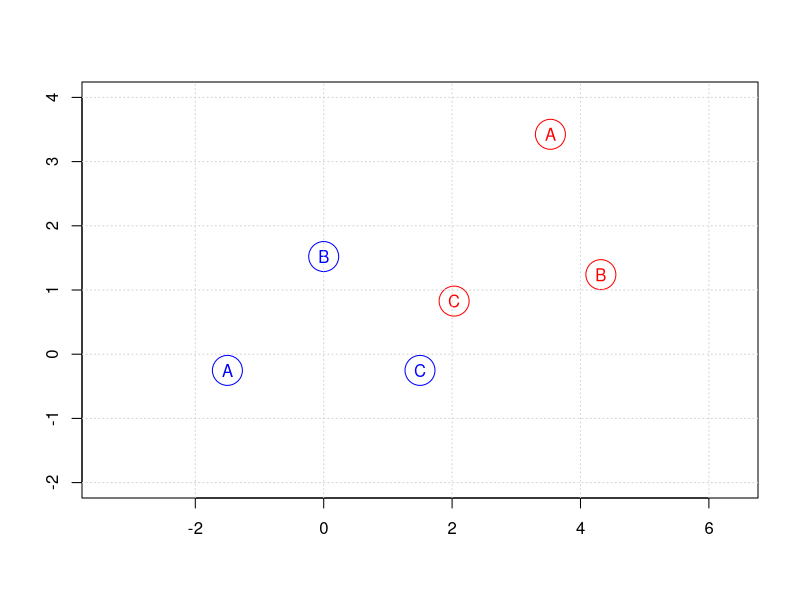
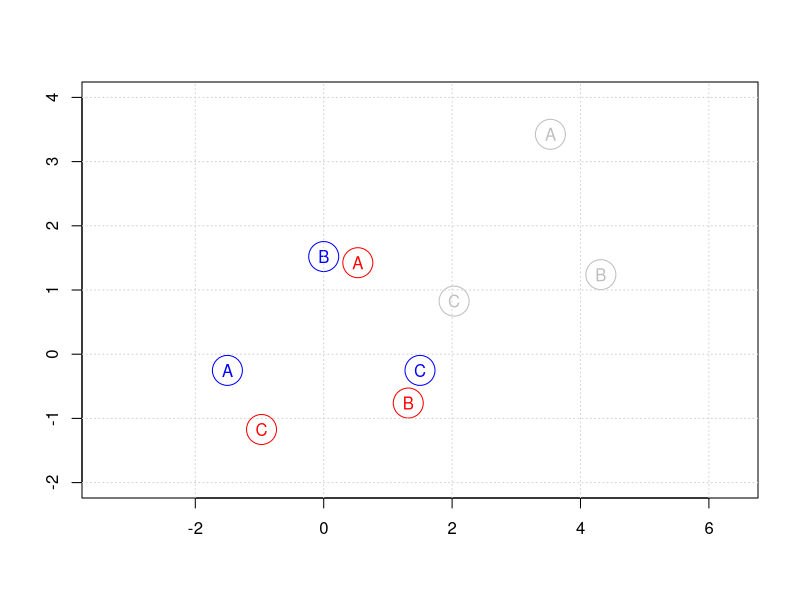
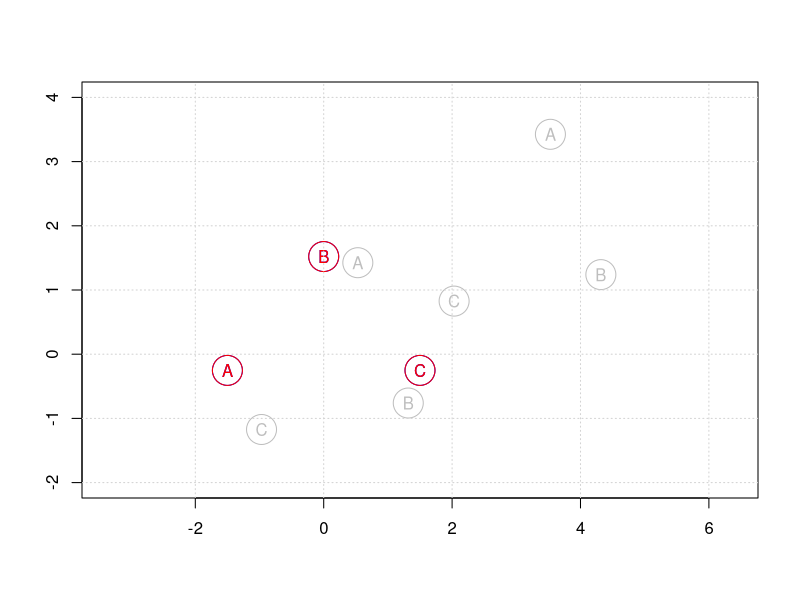

The R source for these figures, in order:

xy = c(-2,2)
x = c(-1.5, 0, 1.5)
y = c(-1.5*tan(1/6),1.5/cos(1/6),-1.5*tan(1/6))
theta = 2*pi/3
rot = matrix(c(cos(theta), -sin(theta), sin(theta), cos(theta)), 2,2)
x1 = array(0, 3)
y1 = array(0, 3)
for (i in 1:3){
  x1[i] = (rot%*%matrix(c(x[i],y[i]),ncol=1))[1]
  y1[i] = (rot%*%matrix(c(x[i],y[i]),ncol=1))[2]
}


#lines(xy, c(0,0))
#lines(c(0,0), xy)

#1
plot(x,y, cex = 4, xlim = c(-2,5), ylim = c(-2,4), asp = 1, xlab = "", ylab = "", col = "blue")
points(x,y,pch = 65:67, col = "blue")
points(x1 +3 ,y1 + 2, cex = 4, col = "red")
points(x1 +3 ,y1 + 2, pch = 65:67, col = "red")
grid()

#2
plot(x,y, cex = 4, xlim = c(-2,5), ylim = c(-2,4), asp = 1, xlab = "", ylab = "", col = "blue")
points(x,y,pch = 65:67, col = "blue")
points(x1 +3 ,y1 + 2, cex = 4, col = "grey")
points(x1 +3 ,y1 + 2, pch = 65:67, col = "grey")
points(x1 ,y1, cex = 4, col = "red")
points(x1, y1, pch = 65:67, col = "red")
grid()

#3
plot(x,y, cex = 4, xlim = c(-2,5), ylim = c(-2,4), asp = 1, xlab = "", ylab = "", col = "blue")
points(x,y,pch = 65:67, col = "blue")
points(x1 +3 ,y1 + 2, cex = 4, col = "grey")
points(x1 +3 ,y1 + 2, pch = 65:67, col = "grey")
points(x1 ,y1, cex = 4, col = "grey")
points(x1, y1, pch = 65:67, col = "grey")
points(x, y, cex = 4, col = "red")
points(x, y, pch = 65:67, col = "red")
grid()

